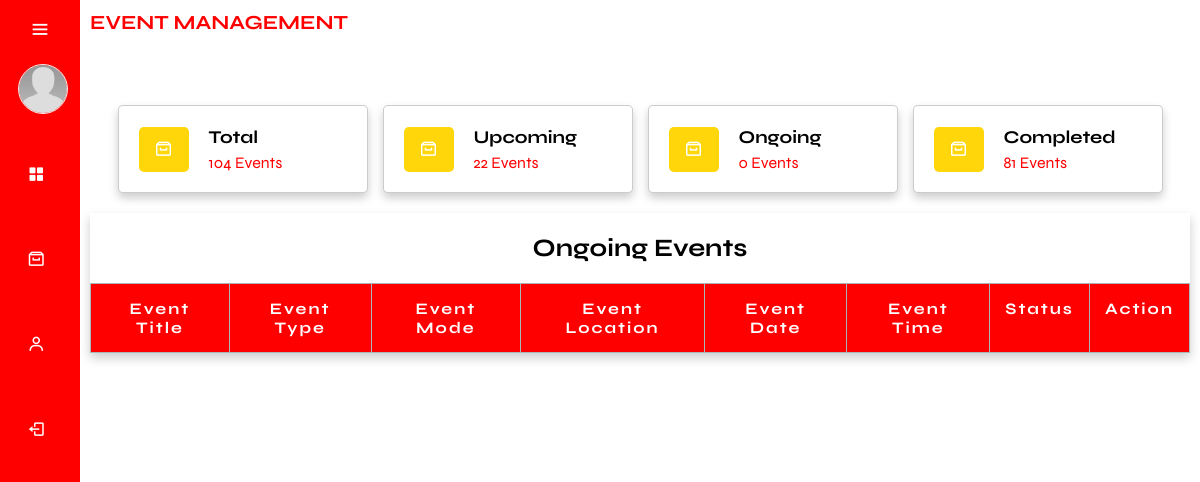
The app's page /admin/ongoing_events.php, older data.
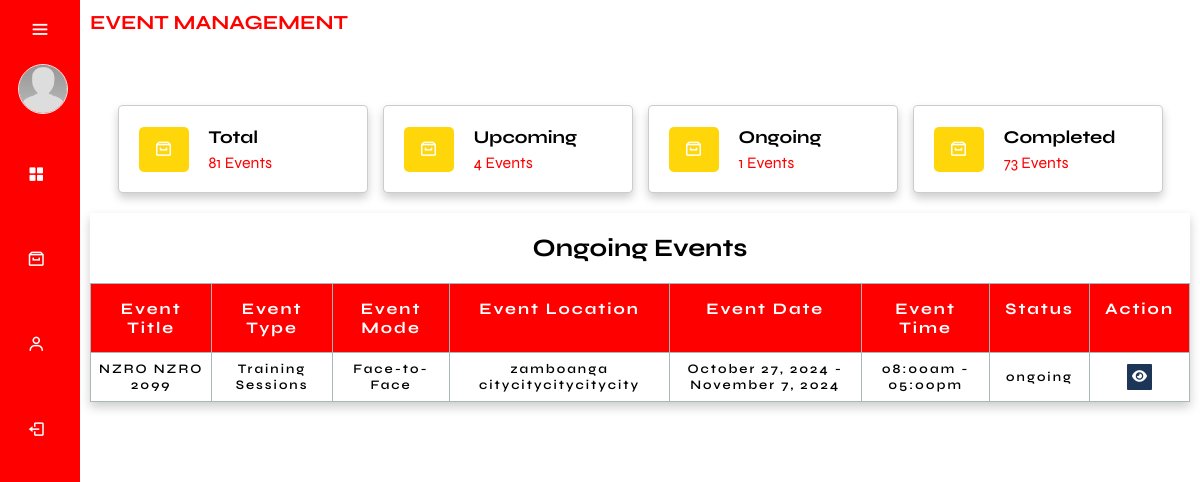
The same page, newer data.
### tables this page shows
CREATE TABLE `events` (
  `event_id` int(11) NOT NULL,
  `event_title` varchar(255) NOT NULL,
  `event_description` text DEFAULT NULL,
  `event_type` varchar(50) NOT NULL,
  `event_mode` varchar(50) NOT NULL,
  `event_photo_path` varchar(255) DEFAULT NULL,
  `location` varchar(255) NOT NULL,
  `date_start` date NOT NULL,
  `date_end` date NOT NULL,
  `time_start` time NOT NULL,
  `time_end` time NOT NULL,
  `date_created` timestamp NOT NULL DEFAULT current_timestamp(),
  `event_link` text DEFAULT NULL,
  `cancelReason` text NOT NULL,
  `event_cancel` varchar(255) NOT NULL,
  `participant_limit` int(11) NOT NULL
);

### function/F.ongoingEvents.php (the view, shortened to what the changed rows need)
<?php
    require_once('../db.connection/connection.php');
    $sql = "SELECT * FROM Events WHERE event_cancel IS NULL OR event_cancel = '' ORDER BY date_created DESC";
    $result = mysqli_query($conn, $sql);
    while ($row = mysqli_fetch_assoc($result)) {
        $eventTitle = $row['event_title'];
        $eventLocation = $row['location'];
        $eventDateStart = date('F j, Y', strtotime($row['date_start']));
        $eventDateEnd = date('F j, Y', strtotime($row['date_end']));
        $eventTimeStart = date('h:ia', strtotime($row['time_start']));
        $eventTimeEnd = date('h:ia', strtotime($row['time_end']));
        $eventMode = $row['event_mode'];
        $eventType = $row['event_type'];
        $eventTimeZone = new DateTimeZone('Asia/Manila');
        $currentDateTime = new DateTime('now', $eventTimeZone);
        $eventStartDateTime = new DateTime($row['date_start'] . ' ' . $row['time_start'], $eventTimeZone);
        $eventEndDateTime = new DateTime($row['date_end'] . ' ' . $row['time_end'], $eventTimeZone);
        $eventStatus = '';
        if ($currentDateTime >= $eventStartDateTime && $currentDateTime <= $eventEndDateTime) {
            $eventStatus = 'ongoing';
        }
        if ($eventStatus === 'ongoing') {
            echo '<tr data-start-date="' . $row['date_start'] . '" data-end-date="' . $row['date_end'] . '">';
            ?>
            <td data-label="Event Title"><?php echo $eventTitle; ?></td>
            <td data-label="Event Type"><?php echo $eventType; ?></td>
            <td data-label="Event Mode"><?php echo $eventMode; ?></td>
            <td data-label="Event Location"><?php echo $eventLocation; ?></td>
            <td data-label="Event Date"><?php echo "$eventDateStart - $eventDateEnd"; ?></td>
            <td data-label="Event Time"><?php echo "$eventTimeStart - $eventTimeEnd"; ?></td>
            <td data-label="Status"><?php echo $eventStatus; ?></td>
            <td data-label="View Event" class="pad">
                <a href="view_event.php?event_id=<?php echo $row['event_id']; ?>"><button class="btn_view"><i class="fa-solid fa-eye"></i></i></button></a>
            </td>
            <?php
            echo '</tr>';
        }
    }
?>

### admin/ongoing_events.php (shortened to what the changed rows need)
<?php
    require_once('../db.connection/connection.php');
    $totalEventsQuery = "SELECT COUNT(*) AS totalEvents FROM Events";
    $totalEventsResult = mysqli_query($conn, $totalEventsQuery);
    $totalEvents = mysqli_fetch_assoc($totalEventsResult)['totalEvents'];
    $totalUpcomingQuery = "SELECT COUNT(*) AS totalUpcoming FROM Events WHERE (NOW() < CONCAT(date_start, ' ', time_start)) AND (event_cancel IS NULL OR event_cancel = '')";
    $totalUpcomingResult = mysqli_query($conn, $totalUpcomingQuery);
    $totalUpcoming = mysqli_fetch_assoc($totalUpcomingResult)['totalUpcoming'];
    $totalOngoingQuery = "SELECT COUNT(*) AS totalOngoing FROM Events WHERE (NOW() BETWEEN CONCAT(date_start, ' ', time_start) AND CONCAT(date_end, ' ', time_end)) AND (event_cancel IS NULL OR event_cancel = '')";
    $totalOngoingResult = mysqli_query($conn, $totalOngoingQuery);
    $totalOngoing = mysqli_fetch_assoc($totalOngoingResult)['totalOngoing'];
    $totalEndedQuery = "SELECT COUNT(*) AS totalEnded FROM Events WHERE (NOW() > CONCAT(date_end, ' ', time_end)) AND (event_cancel IS NULL OR event_cancel = '')";
    $totalEndedResult = mysqli_query($conn, $totalEndedQuery);
    $totalEnded = mysqli_fetch_assoc($totalEndedResult)['totalEnded'];
?>
<!DOCTYPE html>
<html lang="en">
    <head>
        <link href='https://unpkg.com/boxicons@2.1.4/css/boxicons.min.css' rel='stylesheet'>
        <link rel="stylesheet" href="css/main.css">
    </head>
    <body>
        <?php
            require_once('../db.connection/connection.php');
        ?>
        <div class="main-content">
            <div class="containerr">
                <section class="category">
                    <div class="box-container">
                        <a href="total_events.php" class="box">
                            <div>
                                <h3>Total</h3>
                                <span><?php echo $totalEvents; ?> Events</span>
                            </div>
                        </a>
                        <a href="upcoming_events.php" class="box">
                            <div>
                                <h3>Upcoming</h3>
                                <span><?php echo $totalUpcoming; ?> Events</span>
                            </div>
                        </a>
                        <a href="ongoing_events.php" class="box">
                            <div>
                                <h3>Ongoing</h3>
                                <span><?php echo $totalOngoing; ?> Events</span>
                            </div>
                        </a>
                        <a href="ended_events.php" class="box">
                            <div>
                                <h3>Completed</h3>
                                <span><?php echo $totalEnded; ?> Events</span>
                            </div>
                        </a>
                    </div>
                </section>
            </div>
            <div class="containerr">
                <div class="event-table">
                    <div class="tbl-container">
                        <h2>Ongoing Events</h2>
                        <table class="tbl">
                            <thead>
                                <tr>
                                    <th>Event Title</th>
                                    <th>Event Type</th>
                                    <th>Event Mode</th>
                                    <th>Event Location</th>
                                    <th>Event Date</th>
                                    <th>Event Time</th>
                                    <th>Status</th>
                                    <th colspan="3">Action</th>
                                </tr>
                            </thead>
                            <tbody>
                            <?php include('../function/F.ongoingEvents.php'); ?>
                            </tbody>
                        </table>
                    </div>
                </div>
            </div>
        </div>
    </body>
</html>

Row changes from the older to the newer data that the page shows:
added events: event_title "NZRO NZRO 2099", event_type "Training Sessions", event_mode "Face-to-Face", location "zamboanga citycitycitycitycity", date_start "October 27, 2024", date_end "November 7, 2024", time_start "08:00am", time_end "05:00pm", eventStatus "ongoing"
Text that changed along with them:
$totalEvents: "104" → "81"
$totalUpcoming: "22" → "4"
$totalOngoing: "0" → "1"
$totalEnded: "81" → "73"
